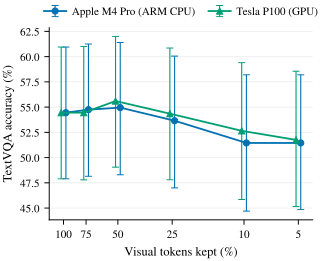

Source code (Python):
"""Figure 5: TextVQA accuracy vs. keep-ratio with 95% bootstrap CIs,
CPU (M4) and GPU overlaid.

Reads: results/*_p3_textvqa_m4_cpu_paired_bootstrap.json and
       results/*_p3_textvqa_kaggle_gpu_paired_bootstrap.json (the archived
       bootstrap analyses written by scripts/phase1/textvqa_paired_bootstrap.py:
       per-ratio acc_mean + acc_ci95, percentile bootstrap over the 200
       per-sample scores, 10000 resamples, seed 42), cross-checked against
       the committed results/*_summary.json acc_mean values.
Writes: figures/fig5_textvqa_ci.pdf
"""

import glob
import os
import sys

sys.path.insert(0, os.path.dirname(os.path.abspath(__file__)))
import matplotlib

matplotlib.use("Agg")
import matplotlib.pyplot as plt

import vtp_style as S

SERIES = [
    ("m4", "p3_textvqa_m4_cpu"),
    ("gpu", "p3_textvqa_kaggle_gpu"),
]

S.apply_style()

def bootstrap_archive(prefix):
    hits = glob.glob(os.path.join(S.RESULTS, f"*_{prefix}_paired_bootstrap.json"))
    assert len(hits) == 1, hits
    d = S.load_json(hits[0])
    rows = {d["baseline"]["keep"]: d["baseline"]}
    rows.update({r["keep"]: r for r in d["per_ratio"]})
    return rows

def summary_acc(prefix, keep):
    k = "1" if keep == 1.0 else repr(keep)
    hits = glob.glob(os.path.join(S.RESULTS, f"*_{prefix}_keep{k}_summary.json"))
    assert len(hits) == 1, hits
    return S.load_json(hits[0])["acc_mean"]

fig, ax = plt.subplots(figsize=(3.4, 2.5))

# small multiplicative x-dodge so the two series' error bars don't overlap
dodge = {"m4": 0.97, "gpu": 1.03}

for key, prefix in SERIES:
    p = S.PLATFORMS[key]
    rows = bootstrap_archive(prefix)
    xs, ys, lo, hi = [], [], [], []
    for k in S.KEEP_MAIN:
        acc = rows[k]["acc_mean"]
        ci_lo, ci_hi = rows[k]["acc_ci95"]
        assert abs(acc - summary_acc(prefix, k)) < 1e-9, (prefix, k)
        xs.append(k * dodge[key])
        ys.append(100 * acc)
        lo.append(100 * (acc - ci_lo))
        hi.append(100 * (ci_hi - acc))
    ax.errorbar(xs, ys, yerr=[lo, hi], color=p["color"], marker=p["marker"],
                label=p["label"], capsize=2.5, elinewidth=0.8, markeredgewidth=0.7)

S.keep_axis(ax, S.KEEP_MAIN)
ax.set_ylabel("TextVQA accuracy (%)")
ax.grid(axis="y")
ax.legend(loc="lower center", bbox_to_anchor=(0.5, 1.0), ncol=2,
          columnspacing=1.2, handletextpad=0.5)

fig.savefig(os.path.join(os.path.dirname(os.path.abspath(__file__)), "fig5_textvqa_ci.pdf"))
